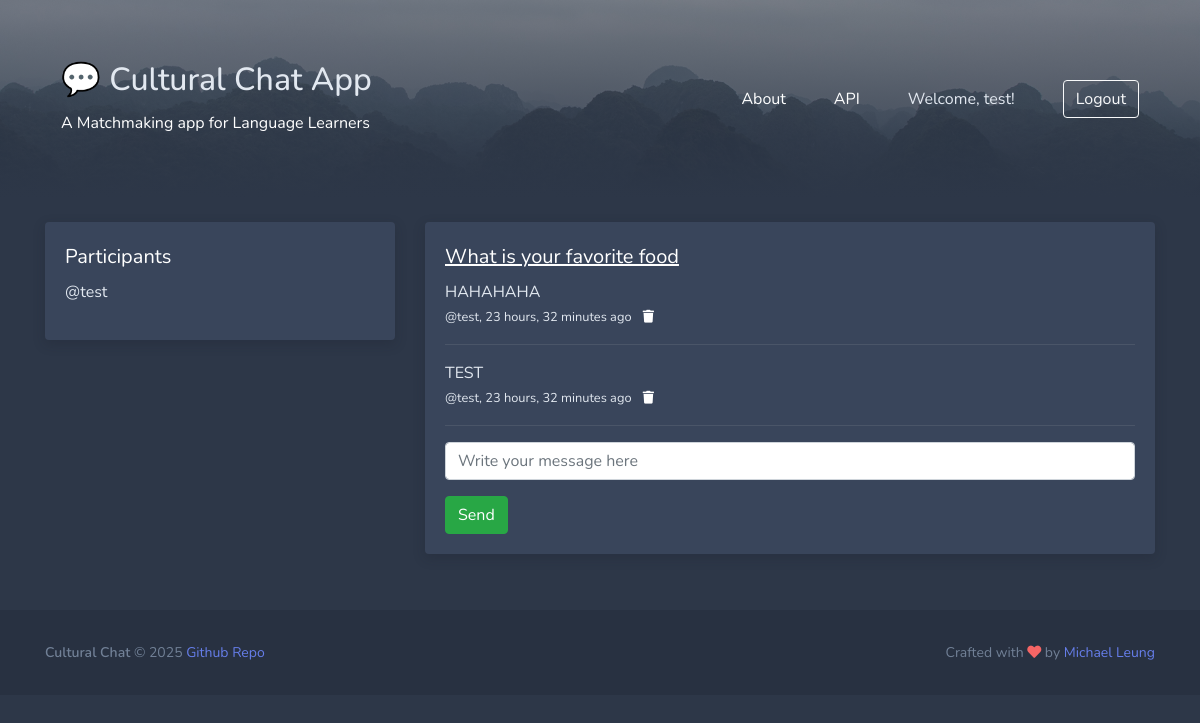
Screenshot of /room/11/ (signed in) with the database file from the repository.
### chatapp/models.py (models this page shows, shortened)
class Room(models.Model):
    host = models.ForeignKey(User, on_delete=models.SET_NULL, null=True)
    topic = models.ForeignKey(Topic, on_delete=models.SET_NULL, null=True)
    name = models.CharField(max_length=200)
    description = models.TextField(null=True, blank=True)
    participants = models.ManyToManyField(User, related_name='participants', blank=True)
    updated = models.DateTimeField(auto_now=True)
    created = models.DateTimeField(auto_now_add=True)
    class Meta:
        ordering = ['-updated', '-created']

class Message(models.Model):
    user = models.ForeignKey(User, on_delete=models.CASCADE)
    room = models.ForeignKey(Room, on_delete=models.CASCADE)
    body = models.TextField()
    updated = models.DateTimeField(auto_now=True)
    created = models.DateTimeField(auto_now_add=True)
    class Meta:
        ordering = ['-updated', '-created']

### chatapp/views.py (the view, shortened to what this page needs)
# urls.py: path('room/<str:pk>/', views.room, name="room"),
def room(request, pk):
    room = Room.objects.get(id=pk)
    room_messages = room.message_set.all()
    participants = room.participants.all()
    context = {'room': room, 'room_messages': room_messages, 'participants': participants}
    return render(request, 'chatapp/room.html',  context)

### chatapp/templates/chatapp/room.html (shortened to what this page needs)
{% extends 'main.html' %} {% block content %}
<div class="container py-4">
  <div class="row">
    <div class="col-md-4">
      <div class="block">
        <div class="block-content">
          <div class="text-white font-size-lg fw-bold mb-2">Participants</div>
          {% for user in participants %}
          <div>
            <p>@{{user.username}}</p>
          </div>
          {% endfor %}
        </div>
      </div>
    </div>
    <div class="col-md-8">
      <div class="block">
        <div class="block-content">
          <div class="text-white font-size-lg fw-bold mb-2">
            <u>{{ room.name }}</u>
          </div>
          <div class="comment-wrapper">
            {% for message in room_messages %}
            <div>
              {{ message.body}}
              <p>
                <small
                >@{{message.user}}, {{message.created|timesince}} ago
              </small>
                {% if request.user == message.user %}
                <a href="{% url 'delete-message' message.id %}">
                  <small><i class="fa fa-trash text-white ml-2"></i></small>
                </a>
                {% endif %}
              </p>
              <hr />
            </div>
          {% endfor %}
          </div>
          {% if request.user.is_authenticated %}
          <div class="comment-form">
            <form method="POST" action="">
              <input
                type="text"
                name="body"
                class="form-control"
                placeholder="Write your message here"
              />
              <input type="submit" class="btn btn-success mt-3" value="Send" />
            </form>
          </div>
          {% else %}
          <p>You need to <a href="{% url 'login' %}">login</a> to add comments</p>
          {% endif %}
        </div>
      </div>
    </div>
  </div>
</div>
{% endblock %}

### templates/header.html (shortened to what this page needs)
{% load static %}
<div class="bg-image">
  <div class="bg-image-overlay pt-5 py-md-5">
    <nav class="container navbar bg-body-tertiary">
      <div class="container-fluid">
        <a class="navbar-brand text-white" href="/">
          <h2>💬 Cultural Chat App</h2>
          <small>A Matchmaking app for Language Learners</small>
        </a>
        <div class="d-flex align-items-center">
          <a class="text-white mr-5" href="{% url 'about' %}">About</a>
          <a class="text-white mr-5" target="_blank" href="api/rooms/">API</a>
          {% if request.user.is_authenticated %}
          <span class="mr-5">Welcome, {{ request.user.username }}!</span>
          <a href="{% url 'logout' %}" class="btn btn-outline-light me-2">
            Logout
          </a>
          {% endif %}
        </div>
      </div>
    </nav>
  </div>
</div>

### static/styles/main.css (style rules this page uses)
html, body { font-family: 'Nunito'; background: #2d3748; color: #e2e8f0; }
h1, h2, h3, h4, h5, h6, .h1, .h2, .h3, .h4, .h5, .h6 { font-family: 'Nunito'; color: #e2e8f0; }
hr { border-top-color: #4A5568; }
.font-size-lg { font-size: 1.25rem; }
a, .btn.btn-link { color: #667eea; }
a, a:focus, a:hover, .btn.btn-link { text-decoration: none; }
.bg-image { background-position: 50% 0%; background-size: cover; background-image: url('/static/images/bg-header.jpg'); }
.bg-image-overlay { background: #2d3748; background: linear-gradient(0deg, #2d3748 0%, rgba(45, 55, 72, 0.5) 100%); }
.block { display: block; margin-bottom: 2rem; background-color: #39455b; border-radius: .25rem; box-shadow: 0 0.25rem 0.75rem rgba(26, 32, 44, 0.25); transition: box-shadow .12s ease-out; }
.block .block-content { padding: 1.25rem; }
.block .block-content:first-child { border-top-right-radius: .25rem; border-top-left-radius: .25rem; }
.block .block-content:last-child { border-bottom-right-radius: .25rem; border-bottom-left-radius: .25rem; }

### rows the page displays
Room: name "What is your favorite food"
Message: body "HAHAHAHA", user "test", created "23 hours, 32 minutes"
Message: body "TEST", user "test", created "23 hours, 32 minutes"

### other values shown
{{ request.user.username }} "test"
{{ user.username }} "test"
